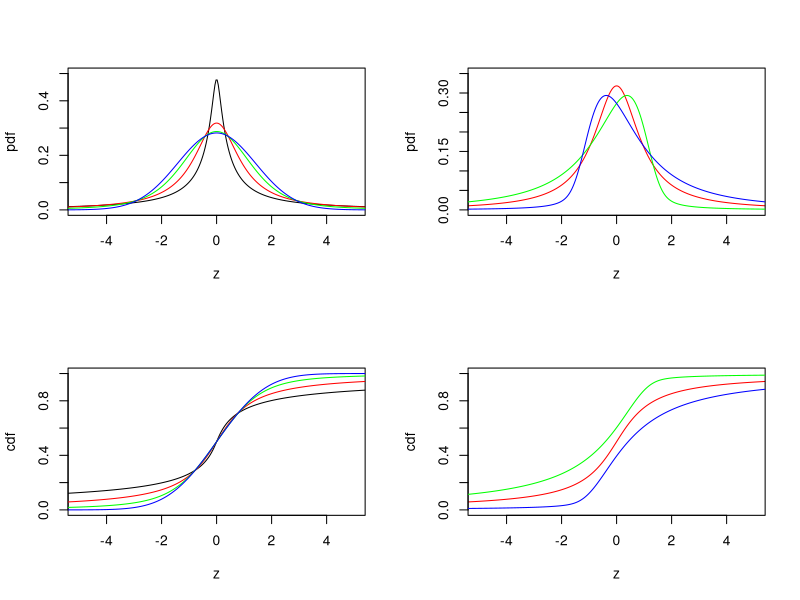

Reproduce this figure in R.
# make sure both packages are installed

library(stabledist)
library(fBasics)
par(mfrow=c(2,2))
z = seq(-6, 6, length = 300)

# thickness of tails
alpha = c(0.6, 1, 1.5, 2)                                          
# skewness
beta = 0                                                           
# standard deviation
sigma = 1                                                          
# expectation
mu = 0                                                             

# stable pdfs for different tails (left side)
plot(z, dstable(z, alpha[1], beta, sigma, mu, 1), type = 'l',
     xlim = c(-5, 5), ylim = c(0, 0.5), xlab = "z", ylab = "pdf")  
lines(z, dstable(z, alpha[2], beta, sigma, mu, 1), col = "red")
lines(z, dstable(z, alpha[3], beta, sigma, mu, 1), col = "green") 
lines(z, dstable(z, alpha[4], beta, sigma, mu, 1), col = "blue")  
                                                                  
                                                                  
alpha = 1                                                         
beta = c(0, -0.8, 0.8)                                            

# differently skewed stable pdfs (right side)
plot(z, dstable(z, alpha, beta[1], sigma, mu, 1), col = "red",     
     type = 'l', xlim = c(-5, 5), ylim = c(0, 0.35),
     xlab = "z", ylab = "pdf")                                         
lines(z, dstable(z, alpha, beta[2], sigma, mu, 1), col = "green")
lines(z, dstable(z, alpha, beta[3], sigma, mu, 1), col = "blue")




z = seq(-6, 6, length = 300)

alpha = c(0.6, 1, 1.5, 2)
beta = 0

# stable cdfs for different tails (left side)
plot(z, pstable(z, alpha[1], beta, sigma, mu, 1), type = 'l',
     xlim = c(-5, 5), ylim = c(0, 1), xlab = "z", ylab = "cdf")      
lines(z, pstable(z, alpha[2], beta, sigma, mu, 1), col = "red")
lines(z, pstable(z, alpha[3], beta, sigma, mu, 1), col = "green")
lines(z, pstable(z, alpha[4], beta, sigma, mu, 1), col = "blue")



alpha = 1
beta = c(0, -0.8, 0.8)

# differently skewed stable cdfs (right side)
plot(z, pstable(z, alpha, beta[1], sigma, mu, 1), col = "red",
     type = 'l', xlim = c(-5, 5), 
     ylim = c(0, 1), xlab = "z", ylab = "cdf")                    
lines(z, pstable(z, alpha, beta[2], sigma, mu, 1), col = "green")
lines(z, pstable(z, alpha, beta[3], sigma, mu, 1), col = "blue")
